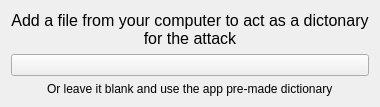
                  <widget class="QWidget" name="page_4">
                   <layout class="QVBoxLayout" name="verticalLayout_13">
                    <item alignment="Qt::AlignHCenter">
                     <widget class="QLabel" name="label_8">
                      <property name="sizePolicy">
                       <sizepolicy hsizetype="Preferred" vsizetype="Preferred">
                        <horstretch>0</horstretch>
                        <verstretch>0</verstretch>
                       </sizepolicy>
                      </property>
                      <property name="font">
                       <font>
                        <pointsize>12</pointsize>
                       </font>
                      </property>
                      <property name="autoFillBackground">
                       <bool>false</bool>
                      </property>
                      <property name="text">
                       <string>Add a file from your computer to act as a dictonary for the attack</string>
                      </property>
                      <property name="alignment">
                       <set>Qt::AlignCenter</set>
                      </property>
                      <property name="wordWrap">
                       <bool>true</bool>
                      </property>
                     </widget>
                    </item>
                    <item>
                     <widget class="QPushButton" name="pushButton_8">
                      <property name="toolTip">
                       <string>Attach a file</string>
                      </property>
                      <property name="text">
                       <string/>
                      </property>
                      <property name="icon">
                       <iconset>
                        <normaloff>Icons/paperclip-portocaliu.svg</normaloff>Icons/paperclip-portocaliu.svg</iconset>
                      </property>
                      <property name="iconSize">
                       <size>
                        <width>24</width>
                        <height>24</height>
                       </size>
                      </property>
                     </widget>
                    </item>
                    <item alignment="Qt::AlignHCenter">
                     <widget class="QLabel" name="label_10">
                      <property name="text">
                       <string>Or leave it blank and use the app pre-made dictionary</string>
                      </property>
                     </widget>
                    </item>
                   </layout>
                  </widget>
